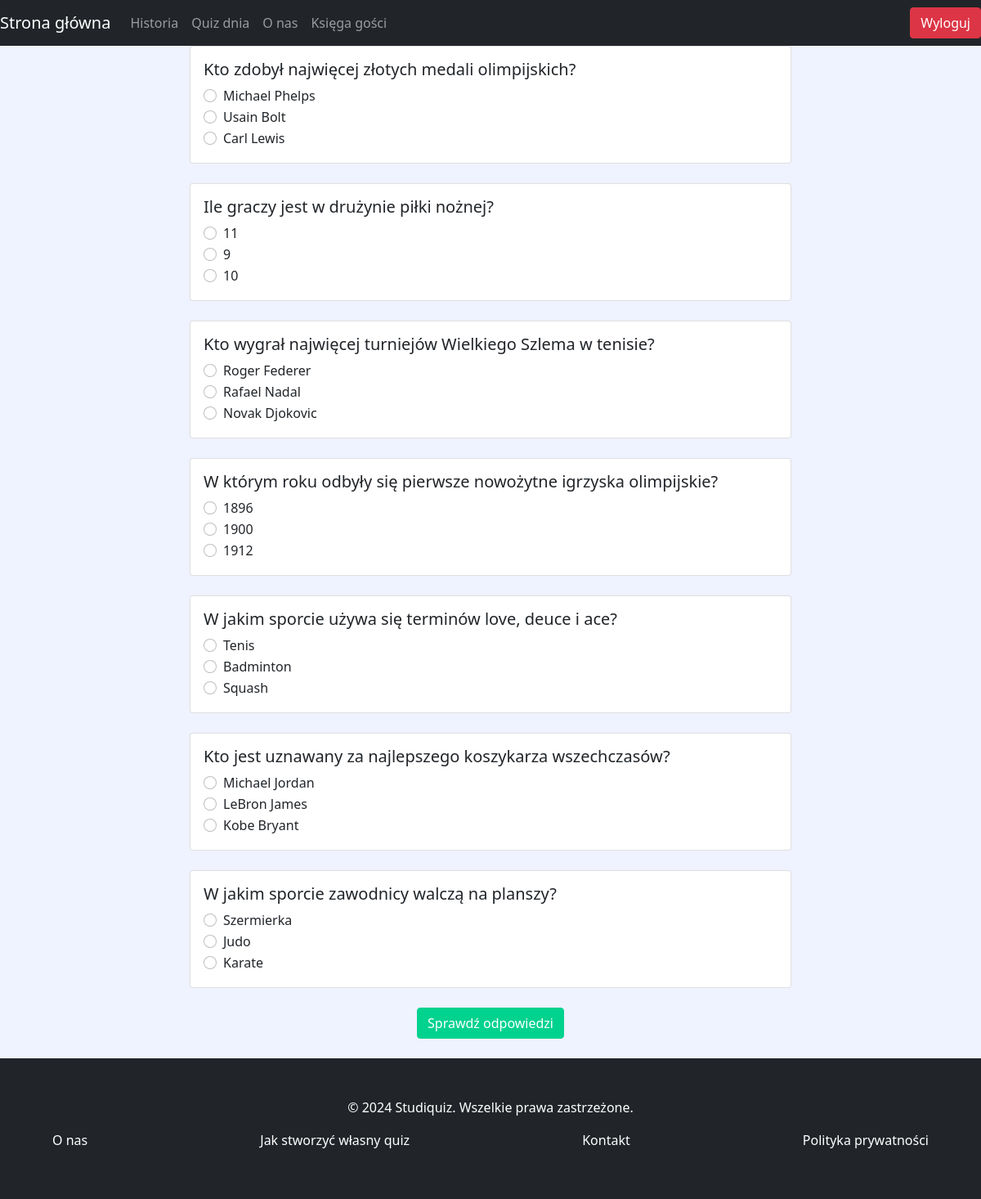
/quiz.php?category_id=2 (signed in), run on the app's committed database.
### tables this page shows
CREATE TABLE `quiz_answers` (
  `answer_id` int NOT NULL,
  `question_id` int DEFAULT NULL,
  `answer` text
);

### quiz.php (the view, shortened to what this page needs)
<?php
require_once 'connect.php';
$category_id = $_GET['category_id'];
$query = "SELECT qq.question_id, qq.question, qa.answer_id, qa.answer
          FROM quiz_questions qq
          JOIN quiz_answers qa ON qq.question_id = qa.question_id
          WHERE qq.category_id = $category_id";
$result = mysqli_query($conn, $query);
$questions = [];
while ($row = mysqli_fetch_assoc($result)) {
    $questions[$row['question_id']]['question'] = $row['question'];
    $questions[$row['question_id']]['answers'][] = [
        'answer_id' => $row['answer_id'],
        'answer' => $row['answer']
    ];
}
?>
<!DOCTYPE html>
<html lang="pl">
<head>
    <link href="https://cdn.jsdelivr.net/npm/bootstrap@5.0.2/dist/css/bootstrap.min.css" rel="stylesheet"
>
    <link rel="stylesheet" href="css/style.css">
</head>
<body>
    <section class="main-section">
    <nav class="navbar navbar-expand-lg navbar-dark bg-body-tertiary bg-dark" data-bs-theme="dark">
      <a class="navbar-brand" href="main.php">Strona główna</a>
      <div class="collapse navbar-collapse" id="navbarSupportedContent">
        <ul class="navbar-nav me-auto mb-2 mb-lg-0">
          <li class="nav-item">
            <a class="nav-link" href="history.php">Historia</a>
          </li>
          <li class="nav-item">
            <a class="nav-link" href="day_quiz.php">Quiz dnia</a>
          </li>
          <li class="nav-item">
            <a class="nav-link" href="about.php">O nas </a>
          </li>
          <li class="nav-item">
            <a class="nav-link" href="guestbook.php">Księga gości</a>
          </li>
        </ul>
        <div class="d-flex">
          <a class="btn btn-danger" href="logout.php">Wyloguj</a>
        </div>
      </div>
    </nav>
        <form action="checkanswers.php" method="post">
            <div class="container">
                <div class="row justify-content-center">
                    <?php foreach ($questions as $question_id => $question_data): ?>
                        <div class="col-md-8">
                            <div class="card mb-4">
                                <div class="card-body">
                                    <h5 class="card-title"><?= $question_data['question'] ?></h5>
                                    <?php foreach ($question_data['answers'] as $answer): ?>
                                        <div class="form-check">
                                            <input class="form-check-input" type="radio" name="answers[<?= $question_id ?>]" value="<?= $answer['answer_id'] ?>" id="answer<?= $answer['answer_id'] ?>">
                                            <label class="form-check-label" for="answer<?= $answer['answer_id'] ?>">
                                                <?= $answer['answer'] ?>
                                            </label>
                                        </div>
                                    <?php endforeach; ?>
                                </div>
                            </div>
                        </div>
                    <?php endforeach; ?>
                    <div class="col-md-8 text-center">
                        <button type="submit" class="btn btn-primary">Sprawdź odpowiedzi</button>
                    </div>
                </div>
            </div>
        </form>
    </section>
    <footer class="bg-dark text-white text-center text-lg-start mt-4 pt-4">
    <div class="container p-4">
      <div class="row align-items-center justify-content-lg-center">
        <div class="col-lg-auto mb-3 col-md-12">
          <p class="mb-0">&copy; 2024 Studiquiz. Wszelkie prawa zastrzeżone.</p>
        </div>
        <div class="col-lg col-md-12">
          <ul class="list-unstyled d-flex justify-content-between">
            <li><a href="about.php" class="text-white">O nas</a></li>
            <li><a href="#" class="text-white">Jak stworzyć własny quiz</a></li>
            <li><a href="#" class="text-white">Kontakt</a></li>
            <li><a href="#" class="text-white">Polityka prywatności</a></li>
          </ul>
        </div>
      </div>
    </div>
  </footer>
</body>
</html>

### css/style.css (style rules this page uses)
* { margin: 0; padding: 0; box-sizing: border-box; }
body { font-size: 16px; background-color: #eff2ff; }
.main-section { padding: 0; }
.btn.btn-primary { background: #01d28e !important; border: 1px solid #01d28e !important; color: #fff !important; }
footer { background-color: #343a40; padding: 20px 0; text-align: center; margin-top: 50px; }
footer p { margin: 0; padding: 0; color: #ffffff; }
footer a { color: #ffffff; margin: 0 10px; text-decoration: none; }

### data on the page
quiz_answers: answer "Michael Phelps"
quiz_answers: answer "Usain Bolt"
quiz_answers: answer "Carl Lewis"
quiz_answers: answer "Roger Federer"
quiz_answers: answer "Rafael Nadal"
quiz_answers: answer "Novak Djokovic"
quiz_answers: answer "Tenis"
quiz_answers: answer "Badminton"
quiz_answers: answer "Squash"
quiz_answers: answer "Michael Jordan"
quiz_answers: answer "LeBron James"
quiz_answers: answer "Kobe Bryant"
quiz_answers: answer "Szermierka"
quiz_answers: answer "Judo"
quiz_answers: answer "Karate"

### other printed values
$question_data['question'] "Kto zdobył najwięcej złotych medali olimpijskich?"
$question_data['question'] "Ile graczy jest w drużynie piłki nożnej?"
$answer['answer'] "11"
$answer['answer'] "9"
$answer['answer'] "10"
$question_data['question'] "Kto wygrał najwięcej turniejów Wielkiego Szlema w tenisie?"
$question_data['question'] "W którym roku odbyły się pierwsze nowożytne igrzyska olimpijskie?"
$answer['answer'] "1896"
$answer['answer'] "1900"
$answer['answer'] "1912"
$question_data['question'] "W jakim sporcie używa się terminów love, deuce i ace?"
$question_data['question'] "Kto jest uznawany za najlepszego koszykarza wszechczasów?"
$question_data['question'] "W jakim sporcie zawodnicy walczą na planszy?"
